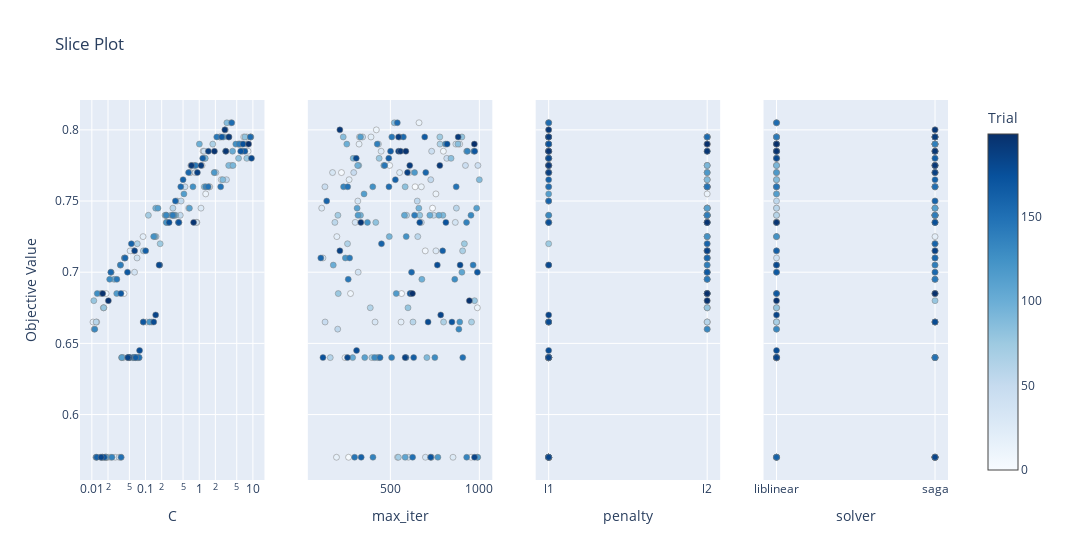

Here is the notebook cell this chart was saved with:
### Code cell
optuna.visualization.plot_slice(study, params=['penalty', 'C', 'max_iter', 'solver'])

### Figure 1 — Plotly figure (JSON) as saved in the notebook; plotly's stock layout.template omitted (floating-point values rounded to 4 significant figures; data arrays with more than 128 entries replaced by an {"elided": "..."} marker saying what was removed)
{"data": [{"marker": {"color": {"elided": "200 int values"}, "colorbar": {"title": {"text": "Trial"}, "x": 1, "xpad": 40}, "colorscale": [[0, "rgb(247,251,255)"], [0.125, "rgb(222,235,247)"], [0.25, "rgb(198,219,239)"], [0.375, "rgb(158,202,225)"], [0.5, "rgb(107,174,214)"], [0.625, "rgb(66,146,198)"], [0.75, "rgb(33,113,181)"], [0.875, "rgb(8,81,156)"], [1, "rgb(8,48,107)"]], "line": {"color": "Grey", "width": 0.5}, "showscale": true}, "mode": "markers", "name": "Feasible Trial", "showlegend": false, "type": "scatter", "x": {"elided": "200 float values"}, "xaxis": "x", "y": {"elided": "200 float values"}, "yaxis": "y"}, {"marker": {"color": {"elided": "200 int values"}, "colorbar": {"title": {"text": "Trial"}, "x": 1, "xpad": 40}, "colorscale": [[0, "rgb(247,251,255)"], [0.125, "rgb(222,235,247)"], [0.25, "rgb(198,219,239)"], [0.375, "rgb(158,202,225)"], [0.5, "rgb(107,174,214)"], [0.625, "rgb(66,146,198)"], [0.75, "rgb(33,113,181)"], [0.875, "rgb(8,81,156)"], [1, "rgb(8,48,107)"]], "line": {"color": "Grey", "width": 0.5}, "showscale": false}, "mode": "markers", "name": "Feasible Trial", "showlegend": false, "type": "scatter", "x": {"elided": "200 int values"}, "xaxis": "x2", "y": {"elided": "200 float values"}, "yaxis": "y2"}, {"marker": {"color": {"elided": "200 int values"}, "colorbar": {"title": {"text": "Trial"}, "x": 1, "xpad": 40}, "colorscale": [[0, "rgb(247,251,255)"], [0.125, "rgb(222,235,247)"], [0.25, "rgb(198,219,239)"], [0.375, "rgb(158,202,225)"], [0.5, "rgb(107,174,214)"], [0.625, "rgb(66,146,198)"], [0.75, "rgb(33,113,181)"], [0.875, "rgb(8,81,156)"], [1, "rgb(8,48,107)"]], "line": {"color": "Grey", "width": 0.5}, "showscale": false}, "mode": "markers", "name": "Feasible Trial", "showlegend": false, "type": "scatter", "x": {"elided": "200 str values"}, "xaxis": "x3", "y": {"elided": "200 float values"}, "yaxis": "y3"}, {"marker": {"color": {"elided": "200 int values"}, "colorbar": {"title": {"text": "Trial"}, "x": 1, "xpad": 40}, "colorscale": [[0, "rgb(247,251,255)"], [0.125, "rgb(222,235,247)"], [0.25, "rgb(198,219,239)"], [0.375, "rgb(158,202,225)"], [0.5, "rgb(107,174,214)"], [0.625, "rgb(66,146,198)"], [0.75, "rgb(33,113,181)"], [0.875, "rgb(8,81,156)"], [1, "rgb(8,48,107)"]], "line": {"color": "Grey", "width": 0.5}, "showscale": false}, "mode": "markers", "name": "Feasible Trial", "showlegend": false, "type": "scatter", "x": {"elided": "200 str values"}, "xaxis": "x4", "y": {"elided": "200 float values"}, "yaxis": "y4"}], "layout": {"title": {"text": "Slice Plot"}, "width": 1200, "xaxis": {"anchor": "y", "domain": [0, 0.2125], "title": {"text": "C"}, "type": "log"}, "xaxis2": {"anchor": "y2", "domain": [0.2625, 0.475], "title": {"text": "max_iter"}}, "xaxis3": {"anchor": "y3", "categoryarray": ["l1", "l2"], "categoryorder": "array", "domain": [0.525, 0.7375], "title": {"text": "penalty"}, "type": "category"}, "xaxis4": {"anchor": "y4", "categoryarray": ["liblinear", "saga"], "categoryorder": "array", "domain": [0.7875, 1], "title": {"text": "solver"}, "type": "category"}, "yaxis": {"anchor": "x", "domain": [0, 1], "title": {"text": "Objective Value"}}, "yaxis2": {"anchor": "x2", "domain": [0, 1], "matches": "y", "showticklabels": false}, "yaxis3": {"anchor": "x3", "domain": [0, 1], "matches": "y", "showticklabels": false}, "yaxis4": {"anchor": "x4", "domain": [0, 1], "matches": "y", "showticklabels": false}}}
